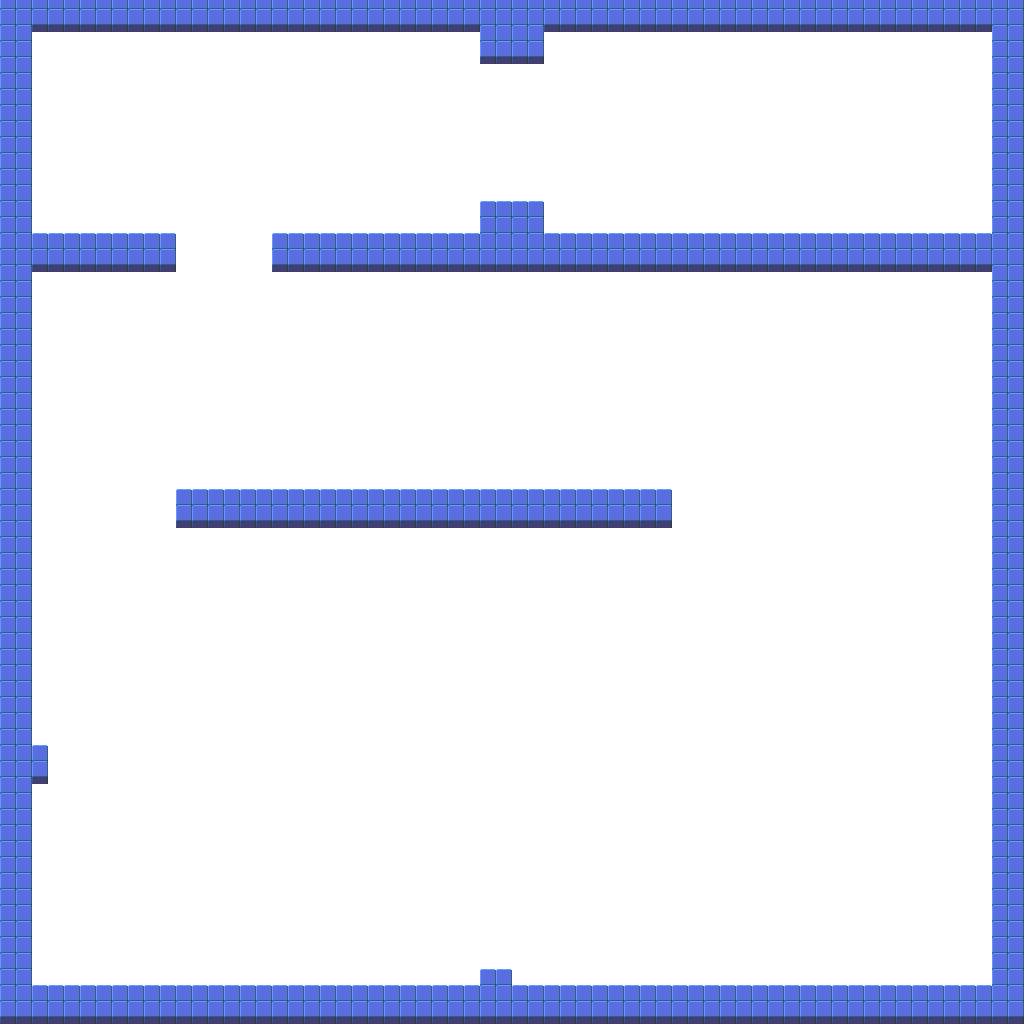

The image is a tile-based game level rendered from a .tmx file. Its description and source (layers, tilesets, objects; grid data summarised) follow:
An orthogonal 64x64 tile map with 16x16 px tiles, 1 tile layer (Wall) and 6 objects (4x Enemy, Player).

<map version="1.0" orientation="orthogonal" width="64" height="64" tilewidth="16" tileheight="16" backgroundcolor="#ffffff">
 <tileset firstgid="1" name="tileset" tilewidth="16" tileheight="24" spacing="1">
  <image source="tileset.png" width="512" height="512" />
  <tile id="0">
   <properties>
    <property name="wall" value="1" />
   </properties>
  </tile>
 </tileset>
 <layer name="Wall" width="64" height="64">
  <data>[4096 cells, 686 non-empty, 1 distinct tile ids]</data>
 </layer>
 <objectgroup name="Spawn" width="64" height="64">
  <object name="Player Spawn" type="Player" gid="24" x="64" y="80">
   <properties>
    <property name="Player" value="1" />
   </properties>
  </object>
  <object name="1" type="Enemy" gid="220" x="224" y="96" />
  <object name="2" type="Enemy" gid="220" x="144" y="192" />
  <object name="3" type="Enemy" gid="220" x="368" y="64" />
  <object name="4" type="Enemy" gid="220" x="432" y="224" />
  <object gid="33" x="80" y="80" />
 </objectgroup>
 <objectgroup name="Enemy" width="64" height="64" />
</map>